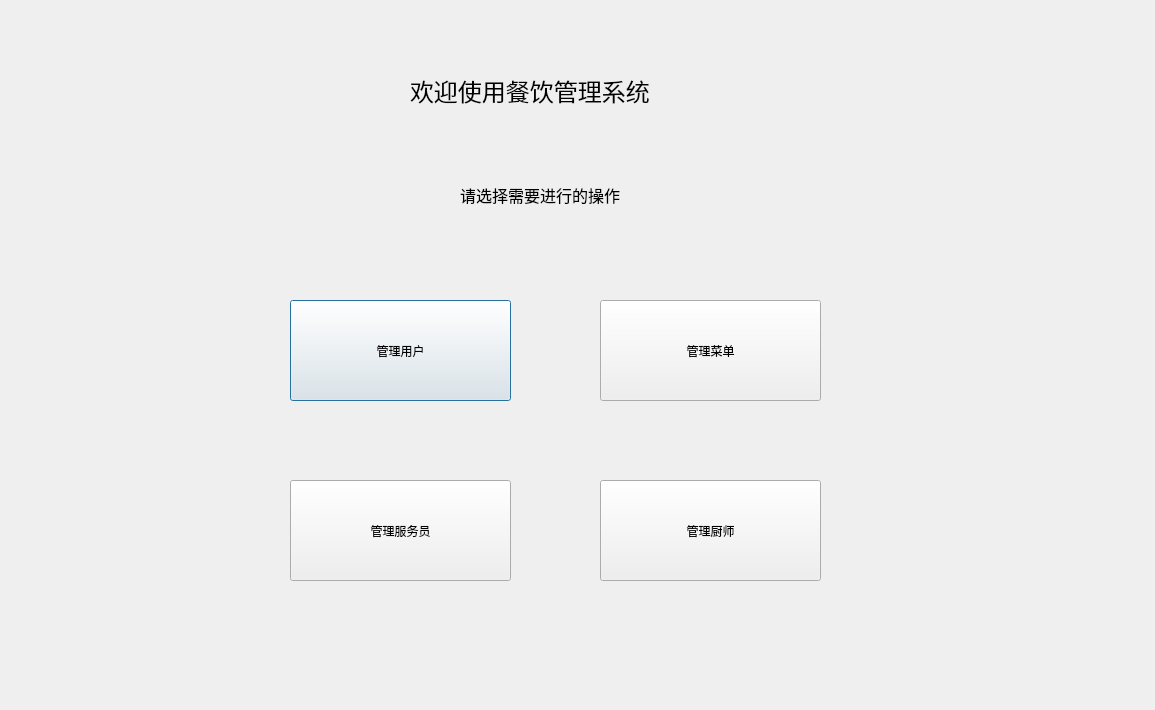
<?xml version="1.0" encoding="UTF-8"?>
<ui version="4.0">
 <class>Administrator</class>
 <widget class="QDialog" name="Administrator">
  <property name="geometry">
   <rect>
    <x>0</x>
    <y>0</y>
    <width>1155</width>
    <height>710</height>
   </rect>
  </property>
  <property name="windowTitle">
   <string>Dialog</string>
  </property>
  <widget class="QLabel" name="label">
   <property name="geometry">
    <rect>
     <x>410</x>
     <y>40</y>
     <width>321</width>
     <height>101</height>
    </rect>
   </property>
   <property name="text">
    <string>&lt;html&gt;&lt;head/&gt;&lt;body&gt;&lt;p&gt;&lt;span style=&quot; font-size:18pt;&quot;&gt;欢迎使用餐饮管理系统&lt;/span&gt;&lt;/p&gt;&lt;/body&gt;&lt;/html&gt;</string>
   </property>
  </widget>
  <widget class="QLabel" name="label_2">
   <property name="geometry">
    <rect>
     <x>460</x>
     <y>170</y>
     <width>221</width>
     <height>51</height>
    </rect>
   </property>
   <property name="text">
    <string>&lt;html&gt;&lt;head/&gt;&lt;body&gt;&lt;p&gt;&lt;span style=&quot; font-size:12pt;&quot;&gt;请选择需要进行的操作&lt;/span&gt;&lt;/p&gt;&lt;/body&gt;&lt;/html&gt;</string>
   </property>
  </widget>
  <widget class="QPushButton" name="pushButton">
   <property name="geometry">
    <rect>
     <x>290</x>
     <y>300</y>
     <width>221</width>
     <height>101</height>
    </rect>
   </property>
   <property name="text">
    <string>管理用户</string>
   </property>
  </widget>
  <widget class="QPushButton" name="pushButton_2">
   <property name="geometry">
    <rect>
     <x>600</x>
     <y>300</y>
     <width>221</width>
     <height>101</height>
    </rect>
   </property>
   <property name="text">
    <string>管理菜单</string>
   </property>
  </widget>
  <widget class="QPushButton" name="pushButton_3">
   <property name="geometry">
    <rect>
     <x>290</x>
     <y>480</y>
     <width>221</width>
     <height>101</height>
    </rect>
   </property>
   <property name="text">
    <string>管理服务员</string>
   </property>
  </widget>
  <widget class="QPushButton" name="pushButton_4">
   <property name="geometry">
    <rect>
     <x>600</x>
     <y>480</y>
     <width>221</width>
     <height>101</height>
    </rect>
   </property>
   <property name="text">
    <string>管理厨师</string>
   </property>
  </widget>
 </widget>
 <resources/>
 <connections/>
</ui>
